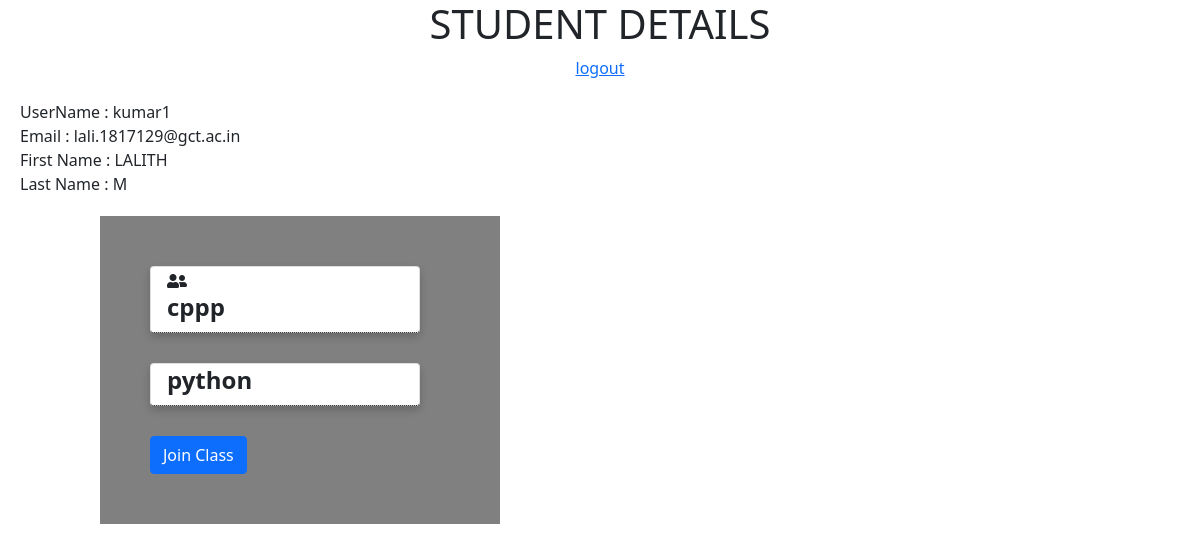
Page /profile (signed in) on the earlier database version.
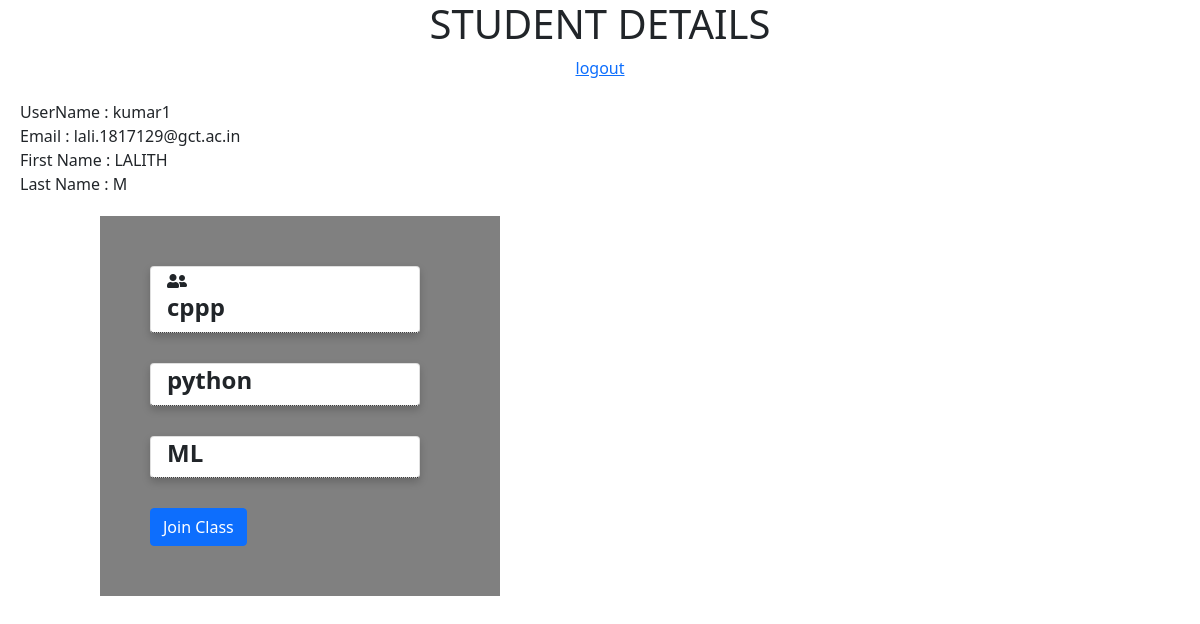
Same page on the later database version.
### main/models.py (models this page shows, shortened)
class Class(models.Model):
    classname = models.CharField(max_length=15,unique=True)
    description = models.TextField()
    owner = models.ForeignKey(User,related_name="owner",on_delete = models.CASCADE)
    user = models.ManyToManyField(User,null=True,blank=True)

### main/staffview.py (the view)
# urls.py: path('profile',staffview.Profile,name="profile"),
@login_required()
def Profile(request):
    user = User.objects.get(email=request.user.email)
    if user.is_staff :
        classes = Class.objects.filter(owner__exact= user)
        return render(request,'main/profile_staff.html',{ 'user' : user , 'classes' : classes })
    else:
        classes = Class.objects.filter(user__exact= user)
        return render(request,'main/profile_student.html',{ 'user' : user , 'classes' : classes })

### main/templates/main/profile_student.html (shortened to what this page needs)
<!DOCTYPE html>
<html lang="en">
<head>
    <link rel="stylesheet"
    href="https://cdn.jsdelivr.net/npm/bootstrap@5.0.0-beta3/dist/css/bootstrap.min.css">
    <link rel="stylesheet" href="https://stackpath.bootstrapcdn.com/font-awesome/4.7.0/css/font-awesome.min.css"
      script src="https://cdn.jsdelivr.net/npm/bootstrap@5.0.0-beta3/dist/js/bootstrap.bundle.min.js"></script>
    <link rel="stylesheet" href="https://use.fontawesome.com/releases/v5.12.1/css/all.css">
    </head>
   <body >
    {% if not user.is_staff %}
    <center><h1>   STUDENT DETAILS      </h1>
    <a href="{% url 'account_logout' %}" > logout </a>
    </center>
    {% endif %}
    <div id="details" style="margin:20px">
    UserName : {{ user.username }}
    <br>
    Email : {{ user.email }}
    <br>
   First Name : {{ user.first_name }}
    <br>
    Last Name : {{ user.last_name }}
    </div>
    <div id="container">
        <div class="box" id="students" >
        </div>
        <div class="box" id="classes" >
            {% if classes.count > 0 %}
            {% for classs in classes.all %}
            <div class="card" onclick=" showstudents('{{ classs.pk }}')  " >
             <div class="container" >
                {% if user == classs.owner %}
                <i class="fas fa-user-friends"></i>
                {% endif %}
                <h4><b>{{classs.classname}}</b></h4>
                </div>
             </div>
            {% endfor %}
            {% else %}
            Start by adding classes ...
            {% endif %}
                {% if not user.is_staff %}
                 <a href="{%  url 'joinclass'  %} "><button class="btn btn-primary">  Join Class </button> </a>
                {% endif %}
        </div>
    </div>
</body>
</html>

Differences in the rows shown:
added Class: classname "ML"
